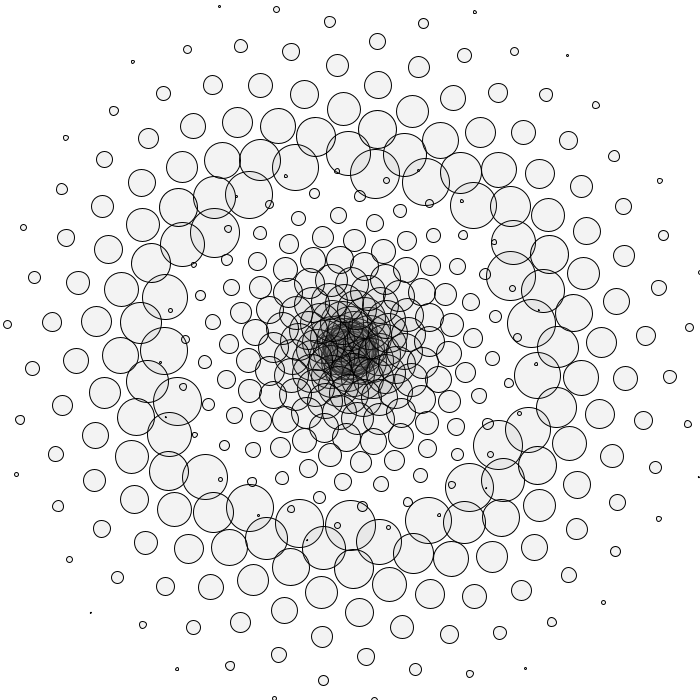
Frame 1 (no input)
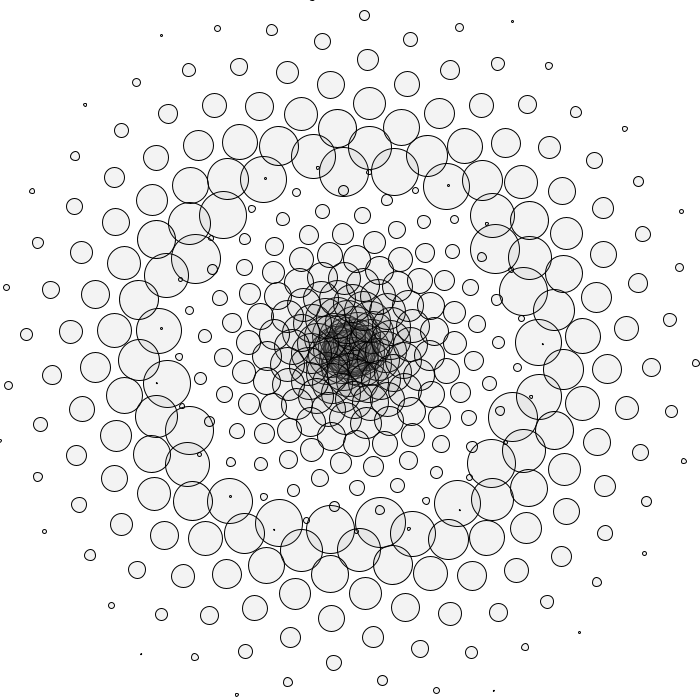
Frame 60 (the mouse pressed at the canvas centre just before this capture)
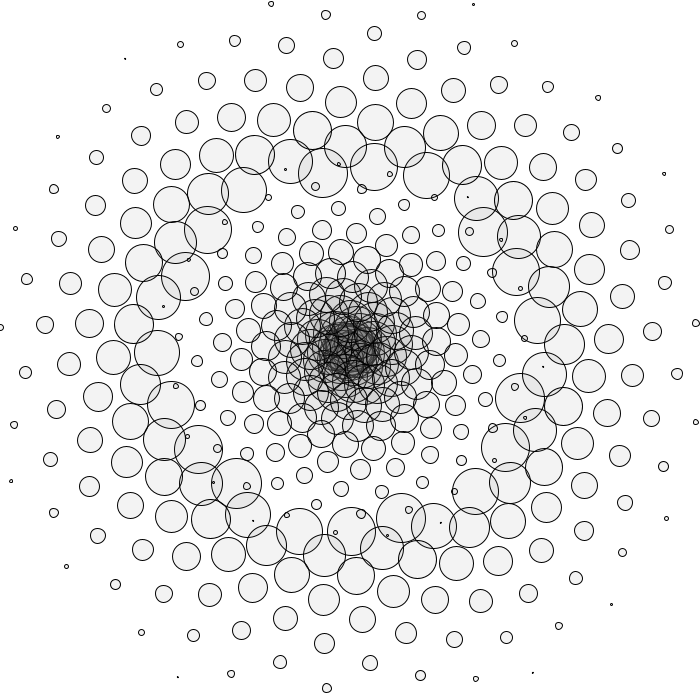
Frame 120 (the mouse held since frame 60 and released just before this capture)

The Processing sketch that drew these frames (run headless with seeded random() and noise(); from frame 60 on, the mouse is pressed at the canvas centre):

// Processing sketch: Galaxy
// ── Galaxy.pde
void setup() {
  //size takes in (width, height) as params order
  size(700, 700);
  background(255);
}

int size = 200;
float x = 0;

void draw() {
  background(255);
  frameRate(30);
  for (int i = 0; i < size; i++) {
    //noStroke();
    fill(100,100,100,20);
    float dimension = (size - i)/4;
    pushMatrix();
      translate(width/2 + sin(x)*width/4 + i*(sin(x)), height/2 + cos(x)*height/4 + i*cos(x));
      ellipse(0, 0, dimension, dimension);
    popMatrix();
    pushMatrix();
      translate(width/2 - i*(sin(x)), height/2 + i*cos(x));
      ellipse(0, 0, dimension, dimension);
    popMatrix();
    x += 1;
  }
  
}
